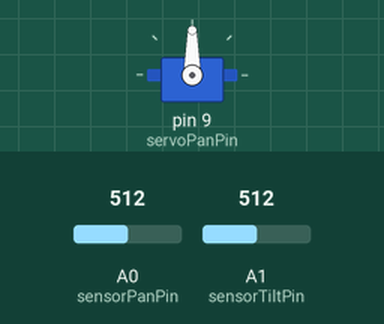
A sketch run on a simulated Arduino Uno, built with avr-gcc and run on an emulated ATmega328P. Shown: servo. The test bench sets the inputs (shaded band); at power-on: A0 (sensorPanPin) = 512, A1 (sensorTiltPin) = 512.

Above: at 1.2 s.
1.3 s: A0 (sensorPanPin) set to 716
At 2.5 s:
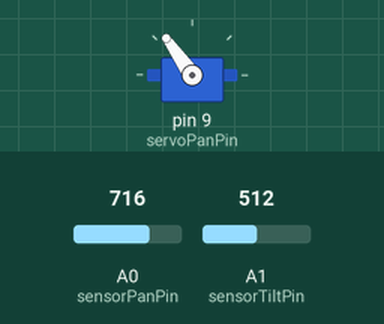
2.8 s: A0 (sensorPanPin) set to 900
At 3.5 s:
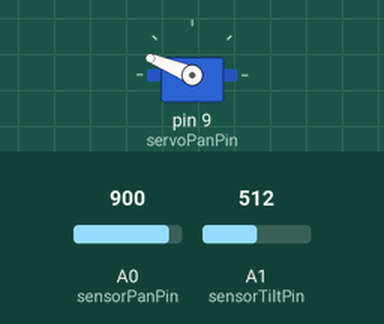
4.3 s: A0 (sensorPanPin) set to 1023
At 5.5 s:
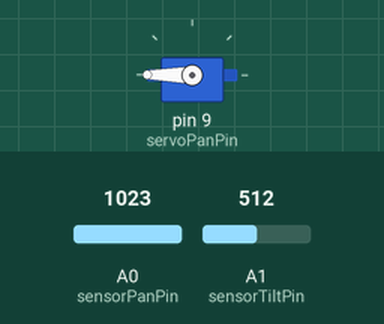
5.8 s: A0 (sensorPanPin) set to 306
At 7.0 s:
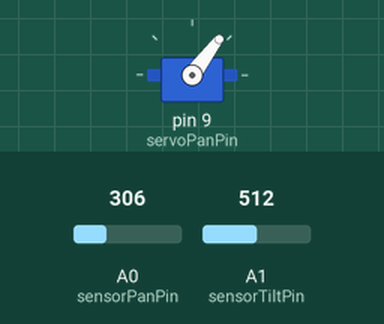
7.3 s: A0 (sensorPanPin) set to 122
At 8.0 s:
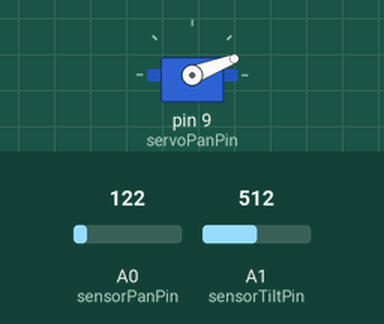
Timing chart, 0 to 9.8 s (numbered marks = the images above; inputs shaded):
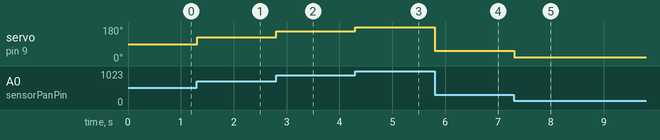

Measured:
- after the input at 1.3 s, servo on pin 9 (servoPanPin): 90° → 125° at once
- after the input at 2.8 s, servo on pin 9 (servoPanPin): 125° → 158° at once
- after the input at 4.3 s, servo on pin 9 (servoPanPin): 158° → 180° at once
- after the input at 5.8 s, servo on pin 9 (servoPanPin): 180° → 53° at once
- after the input at 7.3 s, servo on pin 9 (servoPanPin): 53° → 21° at once

The sketch:

servo.ino
```cpp
#include <Servo.h>

const int sensorPanPin = A0;
const int sensorTiltPin = A1;
const int servoPanPin = 9;
const int servoTiltPin = 10;

int sensorPanValue = 0;
int sensorPanLastValue = 0;
int sensorTiltValue = 0;
int sensorTiltLastValue = 0;
Servo servoPan, servoTilt;

void setup() {
  // put your setup code here, to run once:
  servoPan.attach(servoPanPin);
  //servoTilt.attach(servoTiltPin);
}

void loop() {
  // put your main code here, to run repeatedly:
  sensorPanValue = analogRead(sensorPanPin);
  sensorTiltValue = analogRead(sensorTiltPin);
  sensorPanValue = map(sensorPanValue, 0, 1023, 0, 180);
  sensorTiltValue = map(sensorTiltValue, 0, 1023, 0, 180);
  servoPan.write(sensorPanValue);
  //servoTilt.write(sensorTiltValue);
  delay(10);
}
```
